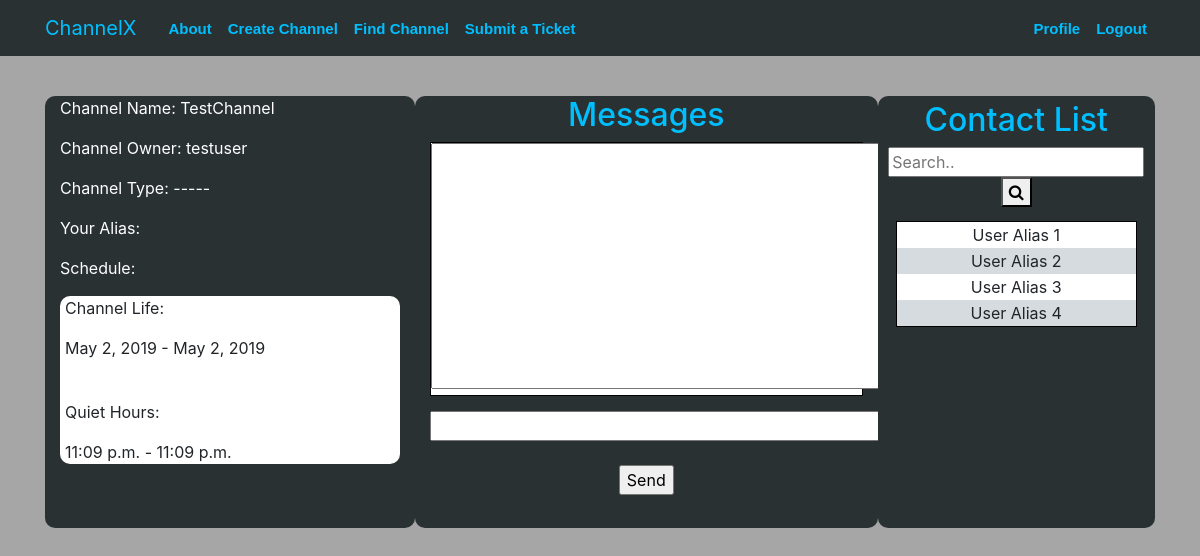
The page /channel/testchannel/ (signed in) on the database its author committed.
### main/models.py (models this page shows, shortened)
class Channel(models.Model):
    room_name = models.CharField(max_length=30, unique=True)
    start_life = models.DateField(default=date.today, null=True)
    expire_date = models.DateField(default=date.today, null=True)
    start_quiet_hour = models.TimeField(default=datetime.now, blank=True)
    end_quiet_hour = models.TimeField(default=datetime.now, blank=True)
    room_owner = models.ForeignKey(User, on_delete=models.CASCADE, null=True)
    slug = models.SlugField(max_length=30, blank=True)

### main/views.py (the view)
# urls.py: path('channel/<str:slug>/', ChannelDetailView.as_view(), name='channel-detail'),
class ChannelDetailView(LoginRequiredMixin, DetailView):
    model = Channel
    template_name = "main/channel_detail.html"

### main/templates/main/channel_detail.html (shortened to what this page needs)
{% extends "main/base.html" %}
{% block content %}
{% load static %}
<div class="container-fluid">
    <div class="row content">
        <div class="col-4" style="border-radius: 10px; background-color:#293132">
            <p style="color:white">Channel Name: {{ object.room_name }}</p>
            <p style="color:white">Channel Owner: {{ object.room_owner }}</p>
            <p style="color:white">Channel Type: -----</p>
            <p style="color:white">Your Alias: {{ user.profile.anon }} </p>
            <p style="color:white">Schedule: </p>
            <div style="border-radius: 10px; background-color:white">
                <p style="padding: 0 0 0 5px">Channel Life:</p>
                <p style="padding: 0 0 0 5px">{{ object.start_life }} - {{ object.expire_date }}</p>
                <br>
                <p style="padding: 0 0 0 5px">Quiet Hours:</p>
                <p style="padding: 0 0 0 5px">{{ object.start_quiet_hour }} - {{ object.end_quiet_hour }}</p>
            </div><br>
            <br>
        </div>
        <div class="col-5" style="text-align:center; border-radius: 10px; background-color:#293132">
            <h2 style="color:#00BFFF">Messages</h2>
            <div style="border: 1px solid black; background-color:white">
                <textarea id="chat-log" cols="50" rows="10"></textarea>
            </div>
            <section style="width:100%; margin-top:15px">
                <input id="chat-input" type="text" size="50"/><br/>
            </section>
            <p>
                <br><input id="chat-submit" type="button" value="Send"/>
            </p>
        </div>
        <div class="col-3" style="padding:5px; border-radius: 10px; text-align:center; background-color:#293132">
            <h2 style="color:#00BFFF">Contact List</h2>
            <div class="search-container">
                <form action="/action_page.php">
                    <input type="text" placeholder="Search.." name="search">
                    <button type="submit"><i class="fa fa-search"></i></button>
                </form>
            </div>
            <section style="padding:5%">
                <div style="border: 1px solid black; background-color:white">
                    <table style="width:100%; text-align:center">
                        <tbody>
                            <tr> <td>User Alias 1</td> </tr>
                            <tr> <td>User Alias 2</td> </tr>
                            <tr> <td>User Alias 3</td> </tr>
                            <tr> <td>User Alias 4</td> </tr>
                        </tbody>
                    </table>
                </div>
            </section>
        </div>
    </div>
</div>
{% endblock content %}

### main/static/main/main.css (style rules this page uses)
body { padding:0; background-color: #a6a6a6; margin-top: 5rem; }
h1, h2, h3, h4, h5, h6 { color: #00BFFF; }
tr:nth-child(even) { background-color: #D6DBDF }

### rows shown on the page
Channel: room_name "TestChannel", room_owner "testuser", start_life "May 2, 2019", expire_date "May 2, 2019", start_quiet_hour "11:09 p.m.", end_quiet_hour "11:09 p.m."
